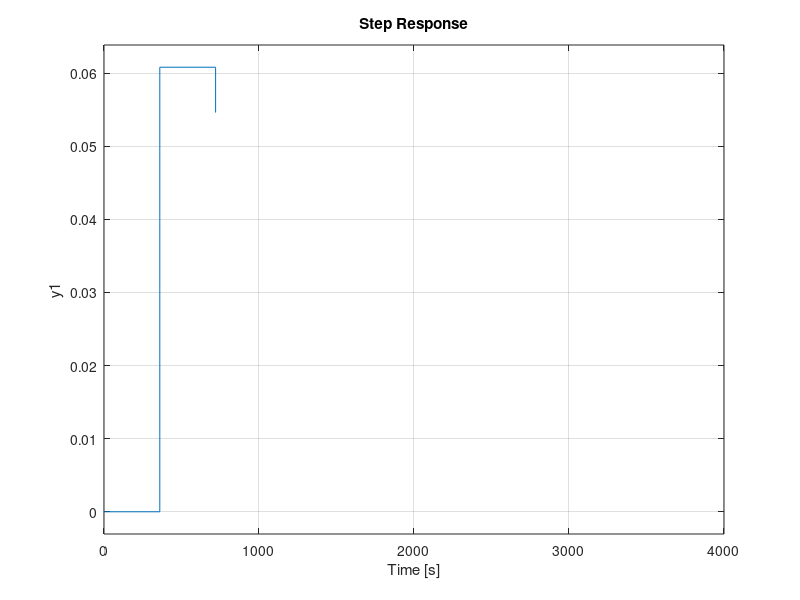

Write the MATLAB code that produced this figure.
clear; close all;

T = 6*60;

Hz = tf(0.152, [1 -0.05], T);
Gz = tf(1, 1, T);

ftma = series(Hz, Gz);
ftmf = feedback(ftma, 1)

t = 0: T:10000;
[y_t, t] = step(ftmf*0.4, t);
valor_final = y_t(end);
disp(valor_final)

step(ftmf * 0.4)
xlim([0 4000])